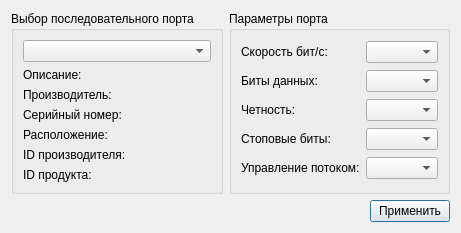
<?xml version="1.0" encoding="UTF-8"?>
<ui version="4.0">
 <class>SettingsDialog</class>
 <widget class="QDialog" name="SettingsDialog">
  <property name="geometry">
   <rect>
    <x>0</x>
    <y>0</y>
    <width>424</width>
    <height>220</height>
   </rect>
  </property>
  <property name="windowTitle">
   <string>Settings</string>
  </property>
  <layout class="QGridLayout" name="gridLayout_3">
   <item row="0" column="0">
    <widget class="QGroupBox" name="selectBox">
     <property name="title">
      <string>Выбор последовательного порта</string>
     </property>
     <layout class="QGridLayout" name="gridLayout">
      <item row="0" column="0">
       <widget class="QComboBox" name="serialPortInfoListBox"/>
      </item>
      <item row="1" column="0">
       <widget class="QLabel" name="descriptionLabel">
        <property name="text">
         <string>Описание:</string>
        </property>
       </widget>
      </item>
      <item row="2" column="0">
       <widget class="QLabel" name="manufacturerLabel">
        <property name="text">
         <string>Производитель:</string>
        </property>
       </widget>
      </item>
      <item row="3" column="0">
       <widget class="QLabel" name="serialNumberLabel">
        <property name="text">
         <string>Серийный номер:</string>
        </property>
       </widget>
      </item>
      <item row="4" column="0">
       <widget class="QLabel" name="locationLabel">
        <property name="text">
         <string>Расположение:</string>
        </property>
       </widget>
      </item>
      <item row="5" column="0">
       <widget class="QLabel" name="vidLabel">
        <property name="text">
         <string>ID производителя:</string>
        </property>
       </widget>
      </item>
      <item row="6" column="0">
       <widget class="QLabel" name="pidLabel">
        <property name="text">
         <string>ID продукта:</string>
        </property>
       </widget>
      </item>
     </layout>
    </widget>
   </item>
   <item row="0" column="1">
    <widget class="QGroupBox" name="parametersBox">
     <property name="title">
      <string>Параметры порта</string>
     </property>
     <layout class="QGridLayout" name="gridLayout_2">
      <item row="0" column="0">
       <widget class="QLabel" name="baudRateLabel">
        <property name="text">
         <string>Скорость бит/c:</string>
        </property>
       </widget>
      </item>
      <item row="0" column="1">
       <widget class="QComboBox" name="baudRateBox"/>
      </item>
      <item row="1" column="0">
       <widget class="QLabel" name="dataBitsLabel">
        <property name="text">
         <string>Биты данных:</string>
        </property>
       </widget>
      </item>
      <item row="1" column="1">
       <widget class="QComboBox" name="dataBitsBox"/>
      </item>
      <item row="2" column="0">
       <widget class="QLabel" name="parityLabel">
        <property name="text">
         <string>Четность:</string>
        </property>
       </widget>
      </item>
      <item row="2" column="1">
       <widget class="QComboBox" name="parityBox"/>
      </item>
      <item row="3" column="0">
       <widget class="QLabel" name="stopBitsLabel">
        <property name="text">
         <string>Стоповые биты:</string>
        </property>
       </widget>
      </item>
      <item row="3" column="1">
       <widget class="QComboBox" name="stopBitsBox"/>
      </item>
      <item row="4" column="0">
       <widget class="QLabel" name="flowControlLabel">
        <property name="text">
         <string>Управление потоком:</string>
        </property>
       </widget>
      </item>
      <item row="4" column="1">
       <widget class="QComboBox" name="flowControlBox"/>
      </item>
     </layout>
    </widget>
   </item>
   <item row="1" column="0" colspan="2">
    <layout class="QHBoxLayout" name="horizontalLayout">
     <item>
      <spacer name="horizontalSpacer">
       <property name="orientation">
        <enum>Qt::Horizontal</enum>
       </property>
       <property name="sizeHint" stdset="0">
        <size>
         <width>96</width>
         <height>20</height>
        </size>
       </property>
      </spacer>
     </item>
     <item>
      <widget class="QPushButton" name="applyButton">
       <property name="text">
        <string>Применить</string>
       </property>
      </widget>
     </item>
    </layout>
   </item>
  </layout>
 </widget>
 <resources/>
 <connections/>
</ui>
